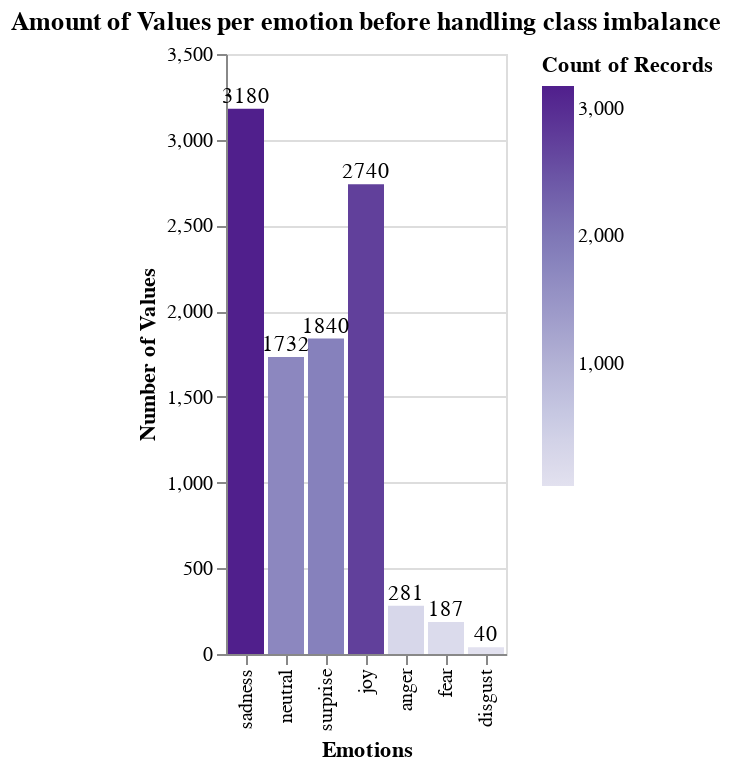

The code cell stored with this chart in its notebook:
### Code cell
DeepnoteChart(processed_emotions_df, """{"layer":[{"layer":[{"mark":{"clip":true,"type":"bar","tooltip":true},"encoding":{"x":{"axis":{"title":"Emotions"},"sort":null,"type":"nominal","field":"emotion","scale":{"type":"linear"}},"y":{"axis":{"title":"Number of Values"},"sort":null,"type":"quantitative","scale":{"type":"linear"},"aggregate":"count"},"color":{"sort":null,"type":"quantitative","scale":{"scheme":"purples"},"aggregate":"count"}}},{"mark":{"dx":0,"dy":-1,"fill":"black","type":"text","align":"center","baseline":"bottom"},"encoding":{"x":{"axis":{"title":"Emotions"},"sort":null,"type":"nominal","field":"emotion","scale":{"type":"linear"}},"y":{"axis":{"title":"Number of Values"},"sort":null,"type":"quantitative","scale":{"type":"linear"},"aggregate":"count"},"text":{"sort":null,"type":"quantitative","aggregate":"count"},"color":{"sort":null,"type":"quantitative","scale":{"scheme":"purples"},"aggregate":"count"}}}]}],"title":"Amount of Values per emotion before handling class imbalance","config":{"legend":{}},"$schema":"https://vega.github.io/schema/vega-lite/v5.json","encoding":{}}""")

### Figure 1 — Vega-Lite specification as saved in the notebook (floating-point values rounded to 4 significant figures; data arrays with more than 128 entries replaced by an {"elided": "..."} marker saying what was removed)
{"layer": [{"layer": [{"mark": {"clip": true, "type": "bar", "tooltip": true}, "encoding": {"x": {"axis": {"title": "Emotions"}, "sort": null, "type": "nominal", "field": "emotion", "scale": {"type": "linear"}}, "y": {"axis": {"title": "Number of Values"}, "sort": null, "type": "quantitative", "scale": {"type": "linear"}, "aggregate": "count"}, "color": {"sort": null, "type": "quantitative", "scale": {"scheme": "purples"}, "aggregate": "count"}}}, {"mark": {"dx": 0, "dy": -1, "fill": "black", "type": "text", "align": "center", "baseline": "bottom"}, "encoding": {"x": {"axis": {"title": "Emotions"}, "sort": null, "type": "nominal", "field": "emotion", "scale": {"type": "linear"}}, "y": {"axis": {"title": "Number of Values"}, "sort": null, "type": "quantitative", "scale": {"type": "linear"}, "aggregate": "count"}, "text": {"sort": null, "type": "quantitative", "aggregate": "count"}, "color": {"sort": null, "type": "quantitative", "scale": {"scheme": "purples"}, "aggregate": "count"}}}]}], "title": "Amount of Values per emotion before handling class imbalance", "config": {"legend": {}}, "$schema": "https://vega.github.io/schema/vega-lite/v5.json", "encoding": {}, "data": {"values": {"elided": "10000 records"}}}
